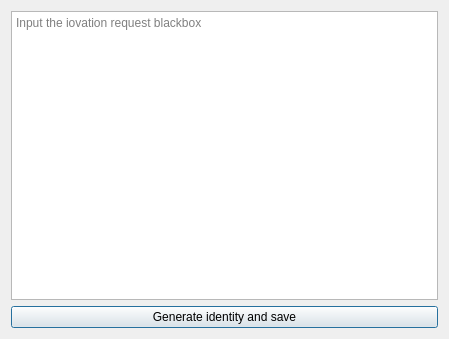
<?xml version="1.0" encoding="UTF-8"?>
<ui version="4.0">
 <class>IdentityDialog</class>
 <widget class="QDialog" name="IdentityDialog">
  <property name="geometry">
   <rect>
    <x>0</x>
    <y>0</y>
    <width>449</width>
    <height>339</height>
   </rect>
  </property>
  <property name="windowTitle">
   <string>Identity generator</string>
  </property>
  <layout class="QVBoxLayout" name="verticalLayout">
   <item>
    <widget class="QTextEdit" name="blackboxTextEdit">
     <property name="placeholderText">
      <string>Input the iovation request blackbox</string>
     </property>
    </widget>
   </item>
   <item>
    <widget class="QPushButton" name="generateButton">
     <property name="text">
      <string>Generate identity and save</string>
     </property>
    </widget>
   </item>
  </layout>
 </widget>
 <resources/>
 <connections/>
</ui>
